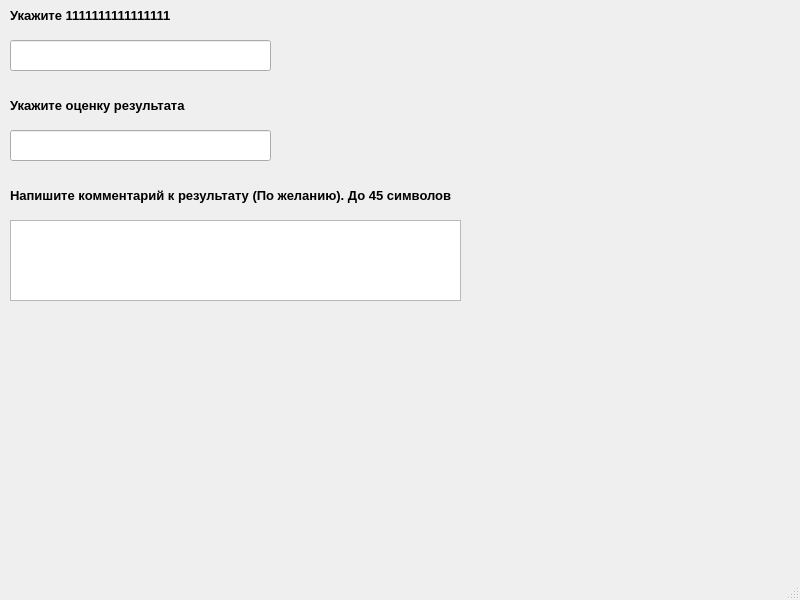
<?xml version="1.0" encoding="UTF-8"?>
<ui version="4.0">
 <class>MainWindow</class>
 <widget class="QMainWindow" name="MainWindow">
  <property name="geometry">
   <rect>
    <x>0</x>
    <y>0</y>
    <width>800</width>
    <height>600</height>
   </rect>
  </property>
  <property name="windowTitle">
   <string>MainWindow</string>
  </property>
  <widget class="QWidget" name="centralwidget">
   <widget class="QLabel" name="label">
    <property name="geometry">
     <rect>
      <x>10</x>
      <y>0</y>
      <width>331</width>
      <height>31</height>
     </rect>
    </property>
    <property name="text">
     <string>&lt;html&gt;&lt;head/&gt;&lt;body&gt;&lt;p&gt;&lt;span style=&quot; font-size:10pt; font-weight:600;&quot;&gt;Укажите 1111111111111111&lt;/span&gt;&lt;/p&gt;&lt;/body&gt;&lt;/html&gt;</string>
    </property>
   </widget>
   <widget class="QLineEdit" name="lineEdit">
    <property name="geometry">
     <rect>
      <x>10</x>
      <y>40</y>
      <width>261</width>
      <height>31</height>
     </rect>
    </property>
   </widget>
   <widget class="QLabel" name="label_2">
    <property name="geometry">
     <rect>
      <x>10</x>
      <y>90</y>
      <width>271</width>
      <height>31</height>
     </rect>
    </property>
    <property name="text">
     <string>&lt;html&gt;&lt;head/&gt;&lt;body&gt;&lt;p&gt;&lt;span style=&quot; font-size:10pt; font-weight:600;&quot;&gt;Укажите оценку результата&lt;/span&gt;&lt;/p&gt;&lt;/body&gt;&lt;/html&gt;</string>
    </property>
   </widget>
   <widget class="QLineEdit" name="lineEdit_2">
    <property name="geometry">
     <rect>
      <x>10</x>
      <y>130</y>
      <width>261</width>
      <height>31</height>
     </rect>
    </property>
   </widget>
   <widget class="QLabel" name="label_3">
    <property name="geometry">
     <rect>
      <x>10</x>
      <y>180</y>
      <width>641</width>
      <height>31</height>
     </rect>
    </property>
    <property name="text">
     <string>&lt;html&gt;&lt;head/&gt;&lt;body&gt;&lt;p&gt;&lt;span style=&quot; font-size:10pt; font-weight:600;&quot;&gt;Напишите комментарий к результату (По желанию). До 45 символов&lt;/span&gt;&lt;/p&gt;&lt;/body&gt;&lt;/html&gt;</string>
    </property>
   </widget>
   <widget class="QTextEdit" name="textEdit">
    <property name="geometry">
     <rect>
      <x>10</x>
      <y>220</y>
      <width>451</width>
      <height>81</height>
     </rect>
    </property>
   </widget>
  </widget>
  <widget class="QMenuBar" name="menubar">
   <property name="geometry">
    <rect>
     <x>0</x>
     <y>0</y>
     <width>800</width>
     <height>26</height>
    </rect>
   </property>
  </widget>
  <widget class="QStatusBar" name="statusbar"/>
 </widget>
 <resources/>
 <connections/>
</ui>
